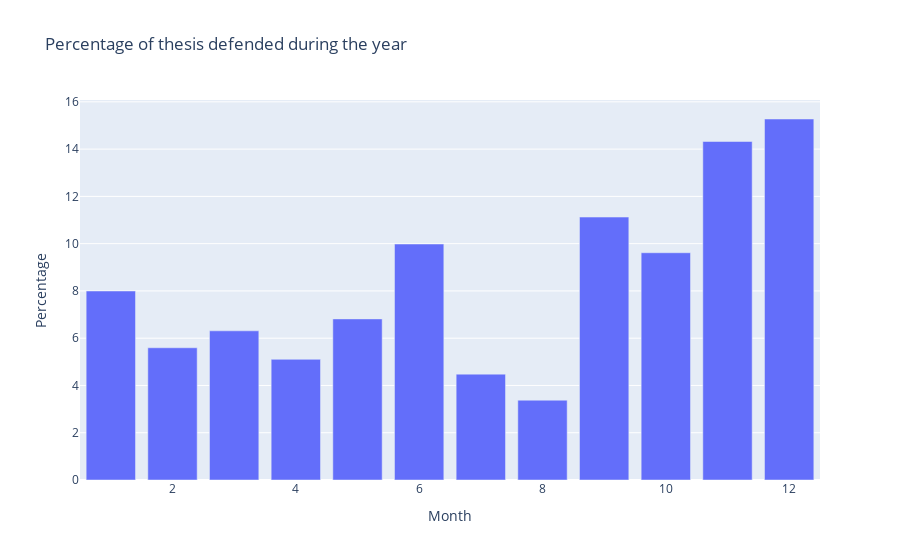

The notebook cell saved with this chart:
### Code cell
fig = df_months.groupby('Month').mean().reset_index().plot.bar(x='Month', y='Percentage', title='Percentage of thesis defended during the year')
fig.write_image("plots/percentage_thesis_during_year.png")
fig.show()

### Figure 1 — Plotly figure (JSON) as saved in the notebook; plotly's stock layout.template omitted (floating-point values rounded to 4 significant figures)
{"data": [{"alignmentgroup": "True", "hovertemplate": "Month=%{x}<br>Percentage=%{y}<extra></extra>", "legendgroup": "", "marker": {"color": "#636efa", "pattern": {"shape": ""}}, "name": "", "offsetgroup": "", "orientation": "v", "showlegend": false, "textposition": "auto", "type": "bar", "x": [1, 2, 3, 4, 5, 6, 7, 8, 9, 10, 11, 12], "xaxis": "x", "y": [7.996, 5.595, 6.312, 5.105, 6.816, 9.984, 4.479, 3.377, 11.12, 9.616, 14.32, 15.27], "yaxis": "y"}], "layout": {"barmode": "relative", "legend": {"tracegroupgap": 0}, "title": {"text": "Percentage of thesis defended during the year"}, "xaxis": {"anchor": "y", "domain": [0, 1], "title": {"text": "Month"}}, "yaxis": {"anchor": "x", "domain": [0, 1], "title": {"text": "Percentage"}}}}
